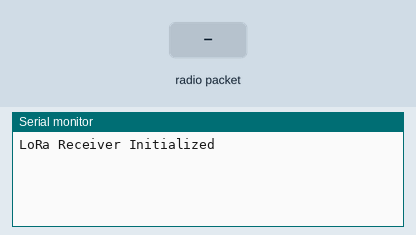
Simulated run of this sketch. Board: Arduino Uno, built with avr-gcc and run on an emulated ATmega328P. Shown: the last lines printed to the serial monitor. Inputs (shaded band) come from the test bench. No radio packets arrive unless stated.

Above: at 1.2 s.
1.3 s: radio packet "1" arrives
At 2.5 s:
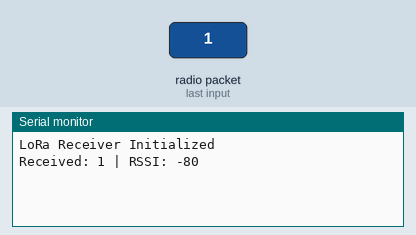
2.8 s: radio packet "0" arrives
At 3.8 s:
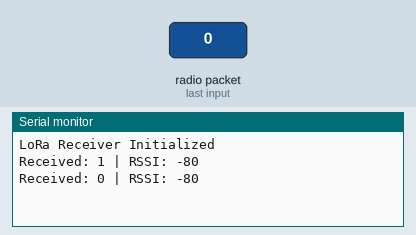
4.3 s: radio packet "2" arrives
At 4.9 s:
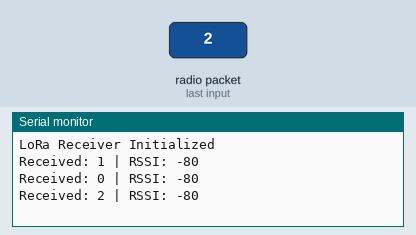

The sketch:

lora_receiver_code.ino
```cpp
// receiver code
#include <SPI.h>
#include <LoRa.h>

#define SS 10
#define RST 9
#define DIO0 2

void setup() {
  Serial.begin(9600);
  while (!Serial);

  LoRa.setPins(SS, RST, DIO0);

  if (!LoRa.begin(915E6)) {
    Serial.println("LoRa init failed!");
    while (1);
  }

  Serial.println("LoRa Receiver Initialized");
}

void loop() {
  int packetSize = LoRa.parsePacket();

  if (packetSize) {
    Serial.print("Received: ");

    while (LoRa.available()) {
      Serial.print((char)LoRa.read());
    }

    Serial.print(" | RSSI: ");
    Serial.println(LoRa.packetRssi());
  }
}
```

Measured:
- after the input at 1.3 s, the serial monitor: prints a new line at once (image 1)
- after the input at 2.8 s, the serial monitor: prints a new line at once (image 2)
- after the input at 4.3 s, the serial monitor: prints a new line at once (image 3)
